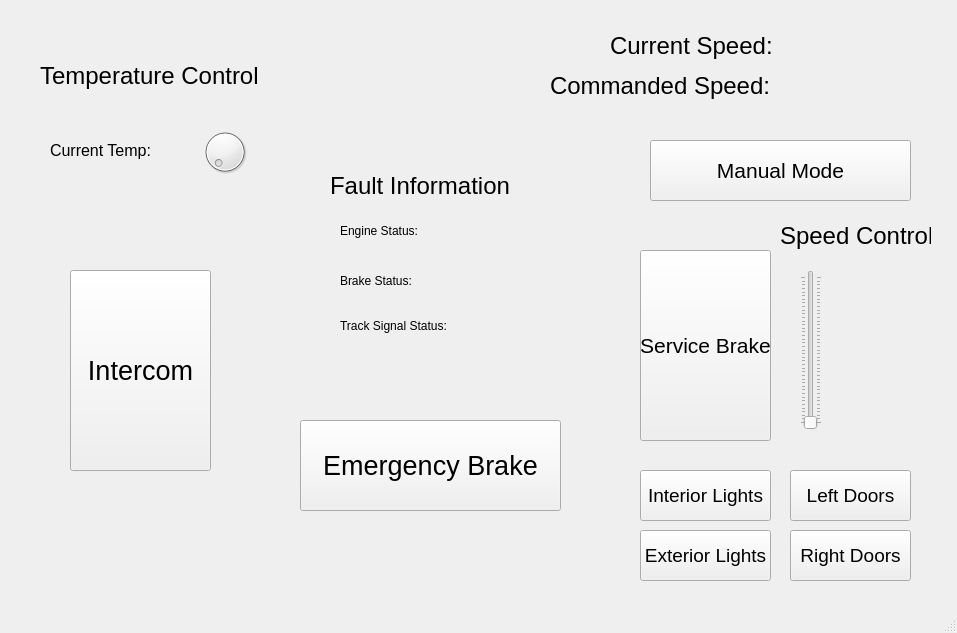
<?xml version="1.0" encoding="UTF-8"?>
<ui version="4.0">
 <class>TrainController</class>
 <widget class="QMainWindow" name="TrainController">
  <property name="geometry">
   <rect>
    <x>0</x>
    <y>0</y>
    <width>957</width>
    <height>633</height>
   </rect>
  </property>
  <property name="windowTitle">
   <string>TrainController</string>
  </property>
  <widget class="QWidget" name="centralwidget">
   <widget class="QPushButton" name="ilightBtn">
    <property name="geometry">
     <rect>
      <x>640</x>
      <y>470</y>
      <width>131</width>
      <height>51</height>
     </rect>
    </property>
    <property name="palette">
     <palette>
      <active>
       <colorrole role="Button">
        <brush brushstyle="SolidPattern">
         <color alpha="255">
          <red>255</red>
          <green>255</green>
          <blue>0</blue>
         </color>
        </brush>
       </colorrole>
       <colorrole role="Light">
        <brush brushstyle="SolidPattern">
         <color alpha="255">
          <red>255</red>
          <green>255</green>
          <blue>0</blue>
         </color>
        </brush>
       </colorrole>
      </active>
      <inactive>
       <colorrole role="Button">
        <brush brushstyle="SolidPattern">
         <color alpha="255">
          <red>240</red>
          <green>240</green>
          <blue>240</blue>
         </color>
        </brush>
       </colorrole>
       <colorrole role="Light">
        <brush brushstyle="SolidPattern">
         <color alpha="255">
          <red>255</red>
          <green>255</green>
          <blue>255</blue>
         </color>
        </brush>
       </colorrole>
      </inactive>
      <disabled>
       <colorrole role="Button">
        <brush brushstyle="SolidPattern">
         <color alpha="255">
          <red>240</red>
          <green>240</green>
          <blue>240</blue>
         </color>
        </brush>
       </colorrole>
       <colorrole role="Light">
        <brush brushstyle="SolidPattern">
         <color alpha="255">
          <red>255</red>
          <green>255</green>
          <blue>255</blue>
         </color>
        </brush>
       </colorrole>
      </disabled>
     </palette>
    </property>
    <property name="font">
     <font>
      <pointsize>14</pointsize>
     </font>
    </property>
    <property name="text">
     <string>Interior Lights</string>
    </property>
   </widget>
   <widget class="QLabel" name="curTempLabel">
    <property name="geometry">
     <rect>
      <x>50</x>
      <y>140</y>
      <width>161</width>
      <height>21</height>
     </rect>
    </property>
    <property name="palette">
     <palette>
      <active>
       <colorrole role="Button">
        <brush brushstyle="SolidPattern">
         <color alpha="255">
          <red>255</red>
          <green>255</green>
          <blue>255</blue>
         </color>
        </brush>
       </colorrole>
       <colorrole role="Midlight">
        <brush brushstyle="SolidPattern">
         <color alpha="255">
          <red>255</red>
          <green>255</green>
          <blue>255</blue>
         </color>
        </brush>
       </colorrole>
       <colorrole role="Dark">
        <brush brushstyle="SolidPattern">
         <color alpha="255">
          <red>127</red>
          <green>127</green>
          <blue>127</blue>
         </color>
        </brush>
       </colorrole>
       <colorrole role="Mid">
        <brush brushstyle="SolidPattern">
         <color alpha="255">
          <red>170</red>
          <green>170</green>
          <blue>170</blue>
         </color>
        </brush>
       </colorrole>
       <colorrole role="Window">
        <brush brushstyle="SolidPattern">
         <color alpha="255">
          <red>255</red>
          <green>255</green>
          <blue>255</blue>
         </color>
        </brush>
       </colorrole>
       <colorrole role="Shadow">
        <brush brushstyle="SolidPattern">
         <color alpha="255">
          <red>0</red>
          <green>0</green>
          <blue>0</blue>
         </color>
        </brush>
       </colorrole>
       <colorrole role="AlternateBase">
        <brush brushstyle="SolidPattern">
         <color alpha="255">
          <red>255</red>
          <green>255</green>
          <blue>255</blue>
         </color>
        </brush>
       </colorrole>
      </active>
      <inactive>
       <colorrole role="Button">
        <brush brushstyle="SolidPattern">
         <color alpha="255">
          <red>240</red>
          <green>240</green>
          <blue>240</blue>
         </color>
        </brush>
       </colorrole>
       <colorrole role="Midlight">
        <brush brushstyle="SolidPattern">
         <color alpha="255">
          <red>227</red>
          <green>227</green>
          <blue>227</blue>
         </color>
        </brush>
       </colorrole>
       <colorrole role="Dark">
        <brush brushstyle="SolidPattern">
         <color alpha="255">
          <red>160</red>
          <green>160</green>
          <blue>160</blue>
         </color>
        </brush>
       </colorrole>
       <colorrole role="Mid">
        <brush brushstyle="SolidPattern">
         <color alpha="255">
          <red>160</red>
          <green>160</green>
          <blue>160</blue>
         </color>
        </brush>
       </colorrole>
       <colorrole role="Window">
        <brush brushstyle="SolidPattern">
         <color alpha="255">
          <red>240</red>
          <green>240</green>
          <blue>240</blue>
         </color>
        </brush>
       </colorrole>
       <colorrole role="Shadow">
        <brush brushstyle="SolidPattern">
         <color alpha="255">
          <red>105</red>
          <green>105</green>
          <blue>105</blue>
         </color>
        </brush>
       </colorrole>
       <colorrole role="AlternateBase">
        <brush brushstyle="SolidPattern">
         <color alpha="255">
          <red>245</red>
          <green>245</green>
          <blue>245</blue>
         </color>
        </brush>
       </colorrole>
      </inactive>
      <disabled>
       <colorrole role="Button">
        <brush brushstyle="SolidPattern">
         <color alpha="255">
          <red>255</red>
          <green>255</green>
          <blue>255</blue>
         </color>
        </brush>
       </colorrole>
       <colorrole role="Midlight">
        <brush brushstyle="SolidPattern">
         <color alpha="255">
          <red>255</red>
          <green>255</green>
          <blue>255</blue>
         </color>
        </brush>
       </colorrole>
       <colorrole role="Dark">
        <brush brushstyle="SolidPattern">
         <color alpha="255">
          <red>127</red>
          <green>127</green>
          <blue>127</blue>
         </color>
        </brush>
       </colorrole>
       <colorrole role="Mid">
        <brush brushstyle="SolidPattern">
         <color alpha="255">
          <red>170</red>
          <green>170</green>
          <blue>170</blue>
         </color>
        </brush>
       </colorrole>
       <colorrole role="Window">
        <brush brushstyle="SolidPattern">
         <color alpha="255">
          <red>255</red>
          <green>255</green>
          <blue>255</blue>
         </color>
        </brush>
       </colorrole>
       <colorrole role="Shadow">
        <brush brushstyle="SolidPattern">
         <color alpha="255">
          <red>0</red>
          <green>0</green>
          <blue>0</blue>
         </color>
        </brush>
       </colorrole>
       <colorrole role="AlternateBase">
        <brush brushstyle="SolidPattern">
         <color alpha="255">
          <red>245</red>
          <green>245</green>
          <blue>245</blue>
         </color>
        </brush>
       </colorrole>
      </disabled>
     </palette>
    </property>
    <property name="font">
     <font>
      <pointsize>12</pointsize>
     </font>
    </property>
    <property name="text">
     <string>Current Temp:</string>
    </property>
   </widget>
   <widget class="QLabel" name="cmdSpd">
    <property name="geometry">
     <rect>
      <x>550</x>
      <y>60</y>
      <width>331</width>
      <height>51</height>
     </rect>
    </property>
    <property name="palette">
     <palette>
      <active>
       <colorrole role="Button">
        <brush brushstyle="SolidPattern">
         <color alpha="255">
          <red>255</red>
          <green>255</green>
          <blue>255</blue>
         </color>
        </brush>
       </colorrole>
       <colorrole role="Midlight">
        <brush brushstyle="SolidPattern">
         <color alpha="255">
          <red>255</red>
          <green>255</green>
          <blue>255</blue>
         </color>
        </brush>
       </colorrole>
       <colorrole role="Dark">
        <brush brushstyle="SolidPattern">
         <color alpha="255">
          <red>127</red>
          <green>127</green>
          <blue>127</blue>
         </color>
        </brush>
       </colorrole>
       <colorrole role="Mid">
        <brush brushstyle="SolidPattern">
         <color alpha="255">
          <red>170</red>
          <green>170</green>
          <blue>170</blue>
         </color>
        </brush>
       </colorrole>
       <colorrole role="Window">
        <brush brushstyle="SolidPattern">
         <color alpha="255">
          <red>255</red>
          <green>255</green>
          <blue>255</blue>
         </color>
        </brush>
       </colorrole>
       <colorrole role="Shadow">
        <brush brushstyle="SolidPattern">
         <color alpha="255">
          <red>0</red>
          <green>0</green>
          <blue>0</blue>
         </color>
        </brush>
       </colorrole>
       <colorrole role="AlternateBase">
        <brush brushstyle="SolidPattern">
         <color alpha="255">
          <red>255</red>
          <green>255</green>
          <blue>255</blue>
         </color>
        </brush>
       </colorrole>
      </active>
      <inactive>
       <colorrole role="Button">
        <brush brushstyle="SolidPattern">
         <color alpha="255">
          <red>240</red>
          <green>240</green>
          <blue>240</blue>
         </color>
        </brush>
       </colorrole>
       <colorrole role="Midlight">
        <brush brushstyle="SolidPattern">
         <color alpha="255">
          <red>227</red>
          <green>227</green>
          <blue>227</blue>
         </color>
        </brush>
       </colorrole>
       <colorrole role="Dark">
        <brush brushstyle="SolidPattern">
         <color alpha="255">
          <red>160</red>
          <green>160</green>
          <blue>160</blue>
         </color>
        </brush>
       </colorrole>
       <colorrole role="Mid">
        <brush brushstyle="SolidPattern">
         <color alpha="255">
          <red>160</red>
          <green>160</green>
          <blue>160</blue>
         </color>
        </brush>
       </colorrole>
       <colorrole role="Window">
        <brush brushstyle="SolidPattern">
         <color alpha="255">
          <red>240</red>
          <green>240</green>
          <blue>240</blue>
         </color>
        </brush>
       </colorrole>
       <colorrole role="Shadow">
        <brush brushstyle="SolidPattern">
         <color alpha="255">
          <red>105</red>
          <green>105</green>
          <blue>105</blue>
         </color>
        </brush>
       </colorrole>
       <colorrole role="AlternateBase">
        <brush brushstyle="SolidPattern">
         <color alpha="255">
          <red>245</red>
          <green>245</green>
          <blue>245</blue>
         </color>
        </brush>
       </colorrole>
      </inactive>
      <disabled>
       <colorrole role="Button">
        <brush brushstyle="SolidPattern">
         <color alpha="255">
          <red>255</red>
          <green>255</green>
          <blue>255</blue>
         </color>
        </brush>
       </colorrole>
       <colorrole role="Midlight">
        <brush brushstyle="SolidPattern">
         <color alpha="255">
          <red>255</red>
          <green>255</green>
          <blue>255</blue>
         </color>
        </brush>
       </colorrole>
       <colorrole role="Dark">
        <brush brushstyle="SolidPattern">
         <color alpha="255">
          <red>127</red>
          <green>127</green>
          <blue>127</blue>
         </color>
        </brush>
       </colorrole>
       <colorrole role="Mid">
        <brush brushstyle="SolidPattern">
         <color alpha="255">
          <red>170</red>
          <green>170</green>
          <blue>170</blue>
         </color>
        </brush>
       </colorrole>
       <colorrole role="Window">
        <brush brushstyle="SolidPattern">
         <color alpha="255">
          <red>255</red>
          <green>255</green>
          <blue>255</blue>
         </color>
        </brush>
       </colorrole>
       <colorrole role="Shadow">
        <brush brushstyle="SolidPattern">
         <color alpha="255">
          <red>0</red>
          <green>0</green>
          <blue>0</blue>
         </color>
        </brush>
       </colorrole>
       <colorrole role="AlternateBase">
        <brush brushstyle="SolidPattern">
         <color alpha="255">
          <red>245</red>
          <green>245</green>
          <blue>245</blue>
         </color>
        </brush>
       </colorrole>
      </disabled>
     </palette>
    </property>
    <property name="font">
     <font>
      <pointsize>18</pointsize>
     </font>
    </property>
    <property name="text">
     <string>Commanded Speed:</string>
    </property>
   </widget>
   <widget class="QSlider" name="speedSlider">
    <property name="geometry">
     <rect>
      <x>800</x>
      <y>270</y>
      <width>22</width>
      <height>160</height>
     </rect>
    </property>
    <property name="maximum">
     <number>40</number>
    </property>
    <property name="orientation">
     <enum>Qt::Vertical</enum>
    </property>
    <property name="tickPosition">
     <enum>QSlider::TicksBothSides</enum>
    </property>
    <property name="tickInterval">
     <number>1</number>
    </property>
   </widget>
   <widget class="QPushButton" name="intercomBtn">
    <property name="geometry">
     <rect>
      <x>70</x>
      <y>270</y>
      <width>141</width>
      <height>201</height>
     </rect>
    </property>
    <property name="palette">
     <palette>
      <active>
       <colorrole role="Button">
        <brush brushstyle="SolidPattern">
         <color alpha="255">
          <red>170</red>
          <green>170</green>
          <blue>127</blue>
         </color>
        </brush>
       </colorrole>
       <colorrole role="Light">
        <brush brushstyle="SolidPattern">
         <color alpha="255">
          <red>255</red>
          <green>255</green>
          <blue>190</blue>
         </color>
        </brush>
       </colorrole>
      </active>
      <inactive>
       <colorrole role="Button">
        <brush brushstyle="SolidPattern">
         <color alpha="255">
          <red>240</red>
          <green>240</green>
          <blue>240</blue>
         </color>
        </brush>
       </colorrole>
       <colorrole role="Light">
        <brush brushstyle="SolidPattern">
         <color alpha="255">
          <red>255</red>
          <green>255</green>
          <blue>255</blue>
         </color>
        </brush>
       </colorrole>
      </inactive>
      <disabled>
       <colorrole role="Button">
        <brush brushstyle="SolidPattern">
         <color alpha="255">
          <red>240</red>
          <green>240</green>
          <blue>240</blue>
         </color>
        </brush>
       </colorrole>
       <colorrole role="Light">
        <brush brushstyle="SolidPattern">
         <color alpha="255">
          <red>255</red>
          <green>255</green>
          <blue>255</blue>
         </color>
        </brush>
       </colorrole>
      </disabled>
     </palette>
    </property>
    <property name="font">
     <font>
      <pointsize>20</pointsize>
     </font>
    </property>
    <property name="text">
     <string>Intercom</string>
    </property>
    <property name="checkable">
     <bool>false</bool>
    </property>
   </widget>
   <widget class="QPushButton" name="sBrakeBtn">
    <property name="geometry">
     <rect>
      <x>640</x>
      <y>250</y>
      <width>131</width>
      <height>191</height>
     </rect>
    </property>
    <property name="palette">
     <palette>
      <active>
       <colorrole role="Button">
        <brush brushstyle="SolidPattern">
         <color alpha="255">
          <red>255</red>
          <green>0</green>
          <blue>0</blue>
         </color>
        </brush>
       </colorrole>
       <colorrole role="Light">
        <brush brushstyle="SolidPattern">
         <color alpha="255">
          <red>255</red>
          <green>0</green>
          <blue>0</blue>
         </color>
        </brush>
       </colorrole>
      </active>
      <inactive>
       <colorrole role="Button">
        <brush brushstyle="SolidPattern">
         <color alpha="255">
          <red>240</red>
          <green>240</green>
          <blue>240</blue>
         </color>
        </brush>
       </colorrole>
       <colorrole role="Light">
        <brush brushstyle="SolidPattern">
         <color alpha="255">
          <red>255</red>
          <green>255</green>
          <blue>255</blue>
         </color>
        </brush>
       </colorrole>
      </inactive>
      <disabled>
       <colorrole role="Button">
        <brush brushstyle="SolidPattern">
         <color alpha="255">
          <red>255</red>
          <green>95</green>
          <blue>89</blue>
         </color>
        </brush>
       </colorrole>
       <colorrole role="Light">
        <brush brushstyle="SolidPattern">
         <color alpha="255">
          <red>255</red>
          <green>80</green>
          <blue>80</blue>
         </color>
        </brush>
       </colorrole>
      </disabled>
     </palette>
    </property>
    <property name="font">
     <font>
      <pointsize>16</pointsize>
     </font>
    </property>
    <property name="text">
     <string>Service Brake</string>
    </property>
   </widget>
   <widget class="QLabel" name="speedLabel">
    <property name="geometry">
     <rect>
      <x>780</x>
      <y>210</y>
      <width>151</width>
      <height>51</height>
     </rect>
    </property>
    <property name="palette">
     <palette>
      <active>
       <colorrole role="Button">
        <brush brushstyle="SolidPattern">
         <color alpha="255">
          <red>255</red>
          <green>255</green>
          <blue>255</blue>
         </color>
        </brush>
       </colorrole>
       <colorrole role="Midlight">
        <brush brushstyle="SolidPattern">
         <color alpha="255">
          <red>255</red>
          <green>255</green>
          <blue>255</blue>
         </color>
        </brush>
       </colorrole>
       <colorrole role="Dark">
        <brush brushstyle="SolidPattern">
         <color alpha="255">
          <red>127</red>
          <green>127</green>
          <blue>127</blue>
         </color>
        </brush>
       </colorrole>
       <colorrole role="Mid">
        <brush brushstyle="SolidPattern">
         <color alpha="255">
          <red>170</red>
          <green>170</green>
          <blue>170</blue>
         </color>
        </brush>
       </colorrole>
       <colorrole role="Window">
        <brush brushstyle="SolidPattern">
         <color alpha="255">
          <red>255</red>
          <green>255</green>
          <blue>255</blue>
         </color>
        </brush>
       </colorrole>
       <colorrole role="Shadow">
        <brush brushstyle="SolidPattern">
         <color alpha="255">
          <red>0</red>
          <green>0</green>
          <blue>0</blue>
         </color>
        </brush>
       </colorrole>
       <colorrole role="AlternateBase">
        <brush brushstyle="SolidPattern">
         <color alpha="255">
          <red>255</red>
          <green>255</green>
          <blue>255</blue>
         </color>
        </brush>
       </colorrole>
      </active>
      <inactive>
       <colorrole role="Button">
        <brush brushstyle="SolidPattern">
         <color alpha="255">
          <red>240</red>
          <green>240</green>
          <blue>240</blue>
         </color>
        </brush>
       </colorrole>
       <colorrole role="Midlight">
        <brush brushstyle="SolidPattern">
         <color alpha="255">
          <red>227</red>
          <green>227</green>
          <blue>227</blue>
         </color>
        </brush>
       </colorrole>
       <colorrole role="Dark">
        <brush brushstyle="SolidPattern">
         <color alpha="255">
          <red>160</red>
          <green>160</green>
          <blue>160</blue>
         </color>
        </brush>
       </colorrole>
       <colorrole role="Mid">
        <brush brushstyle="SolidPattern">
         <color alpha="255">
          <red>160</red>
          <green>160</green>
          <blue>160</blue>
         </color>
        </brush>
       </colorrole>
       <colorrole role="Window">
        <brush brushstyle="SolidPattern">
         <color alpha="255">
          <red>240</red>
          <green>240</green>
          <blue>240</blue>
         </color>
        </brush>
       </colorrole>
       <colorrole role="Shadow">
        <brush brushstyle="SolidPattern">
         <color alpha="255">
          <red>105</red>
          <green>105</green>
          <blue>105</blue>
         </color>
        </brush>
       </colorrole>
       <colorrole role="AlternateBase">
        <brush brushstyle="SolidPattern">
         <color alpha="255">
          <red>245</red>
          <green>245</green>
          <blue>245</blue>
         </color>
        </brush>
       </colorrole>
      </inactive>
      <disabled>
       <colorrole role="Button">
        <brush brushstyle="SolidPattern">
         <color alpha="255">
          <red>255</red>
          <green>255</green>
          <blue>255</blue>
         </color>
        </brush>
       </colorrole>
       <colorrole role="Midlight">
        <brush brushstyle="SolidPattern">
         <color alpha="255">
          <red>255</red>
          <green>255</green>
          <blue>255</blue>
         </color>
        </brush>
       </colorrole>
       <colorrole role="Dark">
        <brush brushstyle="SolidPattern">
         <color alpha="255">
          <red>127</red>
          <green>127</green>
          <blue>127</blue>
         </color>
        </brush>
       </colorrole>
       <colorrole role="Mid">
        <brush brushstyle="SolidPattern">
         <color alpha="255">
          <red>170</red>
          <green>170</green>
          <blue>170</blue>
         </color>
        </brush>
       </colorrole>
       <colorrole role="Window">
        <brush brushstyle="SolidPattern">
         <color alpha="255">
          <red>255</red>
          <green>255</green>
          <blue>255</blue>
         </color>
        </brush>
       </colorrole>
       <colorrole role="Shadow">
        <brush brushstyle="SolidPattern">
         <color alpha="255">
          <red>0</red>
          <green>0</green>
          <blue>0</blue>
         </color>
        </brush>
       </colorrole>
       <colorrole role="AlternateBase">
        <brush brushstyle="SolidPattern">
         <color alpha="255">
          <red>245</red>
          <green>245</green>
          <blue>245</blue>
         </color>
        </brush>
       </colorrole>
      </disabled>
     </palette>
    </property>
    <property name="font">
     <font>
      <pointsize>18</pointsize>
     </font>
    </property>
    <property name="text">
     <string>Speed Control</string>
    </property>
   </widget>
   <widget class="QPushButton" name="manModeBtn">
    <property name="geometry">
     <rect>
      <x>650</x>
      <y>140</y>
      <width>261</width>
      <height>61</height>
     </rect>
    </property>
    <property name="palette">
     <palette>
      <active>
       <colorrole role="Button">
        <brush brushstyle="SolidPattern">
         <color alpha="255">
          <red>255</red>
          <green>0</green>
          <blue>0</blue>
         </color>
        </brush>
       </colorrole>
       <colorrole role="Light">
        <brush brushstyle="SolidPattern">
         <color alpha="255">
          <red>255</red>
          <green>0</green>
          <blue>0</blue>
         </color>
        </brush>
       </colorrole>
      </active>
      <inactive>
       <colorrole role="Button">
        <brush brushstyle="SolidPattern">
         <color alpha="255">
          <red>240</red>
          <green>240</green>
          <blue>240</blue>
         </color>
        </brush>
       </colorrole>
       <colorrole role="Light">
        <brush brushstyle="SolidPattern">
         <color alpha="255">
          <red>255</red>
          <green>255</green>
          <blue>255</blue>
         </color>
        </brush>
       </colorrole>
      </inactive>
      <disabled>
       <colorrole role="Button">
        <brush brushstyle="SolidPattern">
         <color alpha="255">
          <red>255</red>
          <green>95</green>
          <blue>89</blue>
         </color>
        </brush>
       </colorrole>
       <colorrole role="Light">
        <brush brushstyle="SolidPattern">
         <color alpha="255">
          <red>255</red>
          <green>80</green>
          <blue>80</blue>
         </color>
        </brush>
       </colorrole>
      </disabled>
     </palette>
    </property>
    <property name="font">
     <font>
      <pointsize>16</pointsize>
     </font>
    </property>
    <property name="text">
     <string>Manual Mode</string>
    </property>
   </widget>
   <widget class="QPushButton" name="eBrakeBtn">
    <property name="geometry">
     <rect>
      <x>300</x>
      <y>420</y>
      <width>261</width>
      <height>91</height>
     </rect>
    </property>
    <property name="palette">
     <palette>
      <active>
       <colorrole role="Button">
        <brush brushstyle="SolidPattern">
         <color alpha="255">
          <red>240</red>
          <green>0</green>
          <blue>0</blue>
         </color>
        </brush>
       </colorrole>
       <colorrole role="Light">
        <brush brushstyle="SolidPattern">
         <color alpha="255">
          <red>255</red>
          <green>0</green>
          <blue>0</blue>
         </color>
        </brush>
       </colorrole>
      </active>
      <inactive>
       <colorrole role="Button">
        <brush brushstyle="SolidPattern">
         <color alpha="255">
          <red>240</red>
          <green>240</green>
          <blue>240</blue>
         </color>
        </brush>
       </colorrole>
       <colorrole role="Light">
        <brush brushstyle="SolidPattern">
         <color alpha="255">
          <red>255</red>
          <green>255</green>
          <blue>255</blue>
         </color>
        </brush>
       </colorrole>
      </inactive>
      <disabled>
       <colorrole role="Button">
        <brush brushstyle="SolidPattern">
         <color alpha="255">
          <red>240</red>
          <green>240</green>
          <blue>240</blue>
         </color>
        </brush>
       </colorrole>
       <colorrole role="Light">
        <brush brushstyle="SolidPattern">
         <color alpha="255">
          <red>255</red>
          <green>255</green>
          <blue>255</blue>
         </color>
        </brush>
       </colorrole>
      </disabled>
     </palette>
    </property>
    <property name="font">
     <font>
      <pointsize>20</pointsize>
     </font>
    </property>
    <property name="text">
     <string>Emergency Brake</string>
    </property>
    <property name="checkable">
     <bool>false</bool>
    </property>
   </widget>
   <widget class="QLabel" name="faultLabel">
    <property name="geometry">
     <rect>
      <x>330</x>
      <y>160</y>
      <width>201</width>
      <height>51</height>
     </rect>
    </property>
    <property name="palette">
     <palette>
      <active>
       <colorrole role="Button">
        <brush brushstyle="SolidPattern">
         <color alpha="255">
          <red>255</red>
          <green>255</green>
          <blue>255</blue>
         </color>
        </brush>
       </colorrole>
       <colorrole role="Midlight">
        <brush brushstyle="SolidPattern">
         <color alpha="255">
          <red>255</red>
          <green>255</green>
          <blue>255</blue>
         </color>
        </brush>
       </colorrole>
       <colorrole role="Dark">
        <brush brushstyle="SolidPattern">
         <color alpha="255">
          <red>127</red>
          <green>127</green>
          <blue>127</blue>
         </color>
        </brush>
       </colorrole>
       <colorrole role="Mid">
        <brush brushstyle="SolidPattern">
         <color alpha="255">
          <red>170</red>
          <green>170</green>
          <blue>170</blue>
         </color>
        </brush>
       </colorrole>
       <colorrole role="Window">
        <brush brushstyle="SolidPattern">
         <color alpha="255">
          <red>255</red>
          <green>255</green>
          <blue>255</blue>
         </color>
        </brush>
       </colorrole>
       <colorrole role="Shadow">
        <brush brushstyle="SolidPattern">
         <color alpha="255">
          <red>0</red>
          <green>0</green>
          <blue>0</blue>
         </color>
        </brush>
       </colorrole>
       <colorrole role="AlternateBase">
        <brush brushstyle="SolidPattern">
         <color alpha="255">
          <red>255</red>
          <green>255</green>
          <blue>255</blue>
         </color>
        </brush>
       </colorrole>
      </active>
      <inactive>
       <colorrole role="Button">
        <brush brushstyle="SolidPattern">
         <color alpha="255">
          <red>240</red>
          <green>240</green>
          <blue>240</blue>
         </color>
        </brush>
       </colorrole>
       <colorrole role="Midlight">
        <brush brushstyle="SolidPattern">
         <color alpha="255">
          <red>227</red>
          <green>227</green>
          <blue>227</blue>
         </color>
        </brush>
       </colorrole>
       <colorrole role="Dark">
        <brush brushstyle="SolidPattern">
         <color alpha="255">
          <red>160</red>
          <green>160</green>
          <blue>160</blue>
         </color>
        </brush>
       </colorrole>
       <colorrole role="Mid">
        <brush brushstyle="SolidPattern">
         <color alpha="255">
          <red>160</red>
          <green>160</green>
          <blue>160</blue>
         </color>
        </brush>
       </colorrole>
       <colorrole role="Window">
        <brush brushstyle="SolidPattern">
         <color alpha="255">
          <red>240</red>
          <green>240</green>
          <blue>240</blue>
         </color>
        </brush>
       </colorrole>
       <colorrole role="Shadow">
        <brush brushstyle="SolidPattern">
         <color alpha="255">
          <red>105</red>
          <green>105</green>
          <blue>105</blue>
         </color>
        </brush>
       </colorrole>
       <colorrole role="AlternateBase">
        <brush brushstyle="SolidPattern">
         <color alpha="255">
          <red>245</red>
          <green>245</green>
          <blue>245</blue>
         </color>
        </brush>
       </colorrole>
      </inactive>
      <disabled>
       <colorrole role="Button">
        <brush brushstyle="SolidPattern">
         <color alpha="255">
          <red>255</red>
          <green>255</green>
          <blue>255</blue>
         </color>
        </brush>
       </colorrole>
       <colorrole role="Midlight">
        <brush brushstyle="SolidPattern">
         <color alpha="255">
          <red>255</red>
          <green>255</green>
          <blue>255</blue>
         </color>
        </brush>
       </colorrole>
       <colorrole role="Dark">
        <brush brushstyle="SolidPattern">
         <color alpha="255">
          <red>127</red>
          <green>127</green>
          <blue>127</blue>
         </color>
        </brush>
       </colorrole>
       <colorrole role="Mid">
        <brush brushstyle="SolidPattern">
         <color alpha="255">
          <red>170</red>
          <green>170</green>
          <blue>170</blue>
         </color>
        </brush>
       </colorrole>
       <colorrole role="Window">
        <brush brushstyle="SolidPattern">
         <color alpha="255">
          <red>255</red>
          <green>255</green>
          <blue>255</blue>
         </color>
        </brush>
       </colorrole>
       <colorrole role="Shadow">
        <brush brushstyle="SolidPattern">
         <color alpha="255">
          <red>0</red>
          <green>0</green>
          <blue>0</blue>
         </color>
        </brush>
       </colorrole>
       <colorrole role="AlternateBase">
        <brush brushstyle="SolidPattern">
         <color alpha="255">
          <red>245</red>
          <green>245</green>
          <blue>245</blue>
         </color>
        </brush>
       </colorrole>
      </disabled>
     </palette>
    </property>
    <property name="font">
     <font>
      <pointsize>18</pointsize>
     </font>
    </property>
    <property name="text">
     <string>Fault Information</string>
    </property>
   </widget>
   <widget class="QPushButton" name="elightBtn">
    <property name="geometry">
     <rect>
      <x>640</x>
      <y>530</y>
      <width>131</width>
      <height>51</height>
     </rect>
    </property>
    <property name="font">
     <font>
      <pointsize>14</pointsize>
     </font>
    </property>
    <property name="text">
     <string>Exterior Lights</string>
    </property>
   </widget>
   <widget class="QLabel" name="curSpd">
    <property name="geometry">
     <rect>
      <x>610</x>
      <y>20</y>
      <width>261</width>
      <height>51</height>
     </rect>
    </property>
    <property name="palette">
     <palette>
      <active>
       <colorrole role="Button">
        <brush brushstyle="SolidPattern">
         <color alpha="255">
          <red>255</red>
          <green>255</green>
          <blue>255</blue>
         </color>
        </brush>
       </colorrole>
       <colorrole role="Midlight">
        <brush brushstyle="SolidPattern">
         <color alpha="255">
          <red>255</red>
          <green>255</green>
          <blue>255</blue>
         </color>
        </brush>
       </colorrole>
       <colorrole role="Dark">
        <brush brushstyle="SolidPattern">
         <color alpha="255">
          <red>127</red>
          <green>127</green>
          <blue>127</blue>
         </color>
        </brush>
       </colorrole>
       <colorrole role="Mid">
        <brush brushstyle="SolidPattern">
         <color alpha="255">
          <red>170</red>
          <green>170</green>
          <blue>170</blue>
         </color>
        </brush>
       </colorrole>
       <colorrole role="Window">
        <brush brushstyle="SolidPattern">
         <color alpha="255">
          <red>255</red>
          <green>255</green>
          <blue>255</blue>
         </color>
        </brush>
       </colorrole>
       <colorrole role="Shadow">
        <brush brushstyle="SolidPattern">
         <color alpha="255">
          <red>0</red>
          <green>0</green>
          <blue>0</blue>
         </color>
        </brush>
       </colorrole>
       <colorrole role="AlternateBase">
        <brush brushstyle="SolidPattern">
         <color alpha="255">
          <red>255</red>
          <green>255</green>
          <blue>255</blue>
         </color>
        </brush>
       </colorrole>
      </active>
      <inactive>
       <colorrole role="Button">
        <brush brushstyle="SolidPattern">
         <color alpha="255">
          <red>240</red>
          <green>240</green>
          <blue>240</blue>
         </color>
        </brush>
       </colorrole>
       <colorrole role="Midlight">
        <brush brushstyle="SolidPattern">
         <color alpha="255">
          <red>227</red>
          <green>227</green>
          <blue>227</blue>
         </color>
        </brush>
       </colorrole>
       <colorrole role="Dark">
        <brush brushstyle="SolidPattern">
         <color alpha="255">
          <red>160</red>
          <green>160</green>
          <blue>160</blue>
         </color>
        </brush>
       </colorrole>
       <colorrole role="Mid">
        <brush brushstyle="SolidPattern">
         <color alpha="255">
          <red>160</red>
          <green>160</green>
          <blue>160</blue>
         </color>
        </brush>
       </colorrole>
       <colorrole role="Window">
        <brush brushstyle="SolidPattern">
         <color alpha="255">
          <red>240</red>
          <green>240</green>
          <blue>240</blue>
         </color>
        </brush>
       </colorrole>
       <colorrole role="Shadow">
        <brush brushstyle="SolidPattern">
         <color alpha="255">
          <red>105</red>
          <green>105</green>
          <blue>105</blue>
         </color>
        </brush>
       </colorrole>
       <colorrole role="AlternateBase">
        <brush brushstyle="SolidPattern">
         <color alpha="255">
          <red>245</red>
          <green>245</green>
          <blue>245</blue>
         </color>
        </brush>
       </colorrole>
      </inactive>
      <disabled>
       <colorrole role="Button">
        <brush brushstyle="SolidPattern">
         <color alpha="255">
          <red>255</red>
          <green>255</green>
          <blue>255</blue>
         </color>
        </brush>
       </colorrole>
       <colorrole role="Midlight">
        <brush brushstyle="SolidPattern">
         <color alpha="255">
          <red>255</red>
          <green>255</green>
          <blue>255</blue>
         </color>
        </brush>
       </colorrole>
       <colorrole role="Dark">
        <brush brushstyle="SolidPattern">
         <color alpha="255">
          <red>127</red>
          <green>127</green>
          <blue>127</blue>
         </color>
        </brush>
       </colorrole>
       <colorrole role="Mid">
        <brush brushstyle="SolidPattern">
         <color alpha="255">
          <red>170</red>
          <green>170</green>
          <blue>170</blue>
         </color>
        </brush>
       </colorrole>
       <colorrole role="Window">
        <brush brushstyle="SolidPattern">
         <color alpha="255">
          <red>255</red>
          <green>255</green>
          <blue>255</blue>
         </color>
        </brush>
       </colorrole>
       <colorrole role="Shadow">
        <brush brushstyle="SolidPattern">
         <color alpha="255">
          <red>0</red>
          <green>0</green>
          <blue>0</blue>
         </color>
        </brush>
       </colorrole>
       <colorrole role="AlternateBase">
        <brush brushstyle="SolidPattern">
         <color alpha="255">
          <red>245</red>
          <green>245</green>
          <blue>245</blue>
         </color>
        </brush>
       </colorrole>
      </disabled>
     </palette>
    </property>
    <property name="font">
     <font>
      <pointsize>18</pointsize>
     </font>
    </property>
    <property name="text">
     <string>Current Speed:</string>
    </property>
   </widget>
   <widget class="QPushButton" name="rdoorBtn">
    <property name="geometry">
     <rect>
      <x>790</x>
      <y>530</y>
      <width>121</width>
      <height>51</height>
     </rect>
    </property>
    <property name="font">
     <font>
      <pointsize>14</pointsize>
     </font>
    </property>
    <property name="text">
     <string>Right Doors</string>
    </property>
   </widget>
   <widget class="QPushButton" name="ldoorBtn">
    <property name="geometry">
     <rect>
      <x>790</x>
      <y>470</y>
      <width>121</width>
      <height>51</height>
     </rect>
    </property>
    <property name="font">
     <font>
      <pointsize>14</pointsize>
     </font>
    </property>
    <property name="text">
     <string>Left Doors</string>
    </property>
   </widget>
   <widget class="QLabel" name="tempLabel">
    <property name="geometry">
     <rect>
      <x>40</x>
      <y>50</y>
      <width>231</width>
      <height>51</height>
     </rect>
    </property>
    <property name="palette">
     <palette>
      <active>
       <colorrole role="Button">
        <brush brushstyle="SolidPattern">
         <color alpha="255">
          <red>255</red>
          <green>255</green>
          <blue>255</blue>
         </color>
        </brush>
       </colorrole>
       <colorrole role="Midlight">
        <brush brushstyle="SolidPattern">
         <color alpha="255">
          <red>255</red>
          <green>255</green>
          <blue>255</blue>
         </color>
        </brush>
       </colorrole>
       <colorrole role="Dark">
        <brush brushstyle="SolidPattern">
         <color alpha="255">
          <red>127</red>
          <green>127</green>
          <blue>127</blue>
         </color>
        </brush>
       </colorrole>
       <colorrole role="Mid">
        <brush brushstyle="SolidPattern">
         <color alpha="255">
          <red>170</red>
          <green>170</green>
          <blue>170</blue>
         </color>
        </brush>
       </colorrole>
       <colorrole role="Window">
        <brush brushstyle="SolidPattern">
         <color alpha="255">
          <red>255</red>
          <green>255</green>
          <blue>255</blue>
         </color>
        </brush>
       </colorrole>
       <colorrole role="Shadow">
        <brush brushstyle="SolidPattern">
         <color alpha="255">
          <red>0</red>
          <green>0</green>
          <blue>0</blue>
         </color>
        </brush>
       </colorrole>
       <colorrole role="AlternateBase">
        <brush brushstyle="SolidPattern">
         <color alpha="255">
          <red>255</red>
          <green>255</green>
          <blue>255</blue>
         </color>
        </brush>
       </colorrole>
      </active>
      <inactive>
       <colorrole role="Button">
        <brush brushstyle="SolidPattern">
         <color alpha="255">
          <red>240</red>
          <green>240</green>
          <blue>240</blue>
         </color>
        </brush>
       </colorrole>
       <colorrole role="Midlight">
        <brush brushstyle="SolidPattern">
         <color alpha="255">
          <red>227</red>
          <green>227</green>
          <blue>227</blue>
         </color>
        </brush>
       </colorrole>
       <colorrole role="Dark">
        <brush brushstyle="SolidPattern">
         <color alpha="255">
          <red>160</red>
          <green>160</green>
          <blue>160</blue>
         </color>
        </brush>
       </colorrole>
       <colorrole role="Mid">
        <brush brushstyle="SolidPattern">
         <color alpha="255">
          <red>160</red>
          <green>160</green>
          <blue>160</blue>
         </color>
        </brush>
       </colorrole>
       <colorrole role="Window">
        <brush brushstyle="SolidPattern">
         <color alpha="255">
          <red>240</red>
          <green>240</green>
          <blue>240</blue>
         </color>
        </brush>
       </colorrole>
       <colorrole role="Shadow">
        <brush brushstyle="SolidPattern">
         <color alpha="255">
          <red>105</red>
          <green>105</green>
          <blue>105</blue>
         </color>
        </brush>
       </colorrole>
       <colorrole role="AlternateBase">
        <brush brushstyle="SolidPattern">
         <color alpha="255">
          <red>245</red>
          <green>245</green>
          <blue>245</blue>
         </color>
        </brush>
       </colorrole>
      </inactive>
      <disabled>
       <colorrole role="Button">
        <brush brushstyle="SolidPattern">
         <color alpha="255">
          <red>255</red>
          <green>255</green>
          <blue>255</blue>
         </color>
        </brush>
       </colorrole>
       <colorrole role="Midlight">
        <brush brushstyle="SolidPattern">
         <color alpha="255">
          <red>255</red>
          <green>255</green>
          <blue>255</blue>
         </color>
        </brush>
       </colorrole>
       <colorrole role="Dark">
        <brush brushstyle="SolidPattern">
         <color alpha="255">
          <red>127</red>
          <green>127</green>
          <blue>127</blue>
         </color>
        </brush>
       </colorrole>
       <colorrole role="Mid">
        <brush brushstyle="SolidPattern">
         <color alpha="255">
          <red>170</red>
          <green>170</green>
          <blue>170</blue>
         </color>
        </brush>
       </colorrole>
       <colorrole role="Window">
        <brush brushstyle="SolidPattern">
         <color alpha="255">
          <red>255</red>
          <green>255</green>
          <blue>255</blue>
         </color>
        </brush>
       </colorrole>
       <colorrole role="Shadow">
        <brush brushstyle="SolidPattern">
         <color alpha="255">
          <red>0</red>
          <green>0</green>
          <blue>0</blue>
         </color>
        </brush>
       </colorrole>
       <colorrole role="AlternateBase">
        <brush brushstyle="SolidPattern">
         <color alpha="255">
          <red>245</red>
          <green>245</green>
          <blue>245</blue>
         </color>
        </brush>
       </colorrole>
      </disabled>
     </palette>
    </property>
    <property name="font">
     <font>
      <pointsize>18</pointsize>
     </font>
    </property>
    <property name="text">
     <string>Temperature Control</string>
    </property>
   </widget>
   <widget class="QDial" name="tempDial">
    <property name="geometry">
     <rect>
      <x>200</x>
      <y>120</y>
      <width>50</width>
      <height>64</height>
     </rect>
    </property>
    <property name="minimum">
     <number>55</number>
    </property>
    <property name="maximum">
     <number>90</number>
    </property>
   </widget>
   <widget class="QLabel" name="driverSpd">
    <property name="geometry">
     <rect>
      <x>840</x>
      <y>330</y>
      <width>101</width>
      <height>51</height>
     </rect>
    </property>
    <property name="font">
     <font>
      <pointsize>20</pointsize>
     </font>
    </property>
    <property name="text">
     <string/>
    </property>
   </widget>
   <widget class="QLabel" name="engFailStatus">
    <property name="geometry">
     <rect>
      <x>340</x>
      <y>210</y>
      <width>191</width>
      <height>41</height>
     </rect>
    </property>
    <property name="text">
     <string>Engine Status:</string>
    </property>
   </widget>
   <widget class="QLabel" name="trackSigStatus">
    <property name="geometry">
     <rect>
      <x>340</x>
      <y>310</y>
      <width>171</width>
      <height>31</height>
     </rect>
    </property>
    <property name="text">
     <string>Track Signal Status: </string>
    </property>
   </widget>
   <widget class="QLabel" name="brakeFailStatus">
    <property name="geometry">
     <rect>
      <x>340</x>
      <y>260</y>
      <width>191</width>
      <height>41</height>
     </rect>
    </property>
    <property name="text">
     <string>Brake Status: </string>
    </property>
   </widget>
  </widget>
  <widget class="QStatusBar" name="statusbar"/>
 </widget>
 <resources/>
 <connections/>
</ui>
